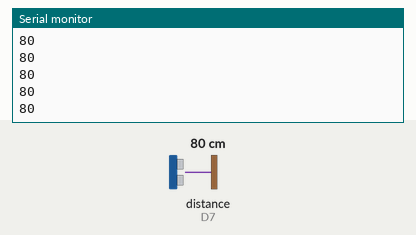
The sketch below on a simulated ESP8266 (NodeMCU). Shown: the last lines printed to the serial monitor. Wiring (inferred from the names in the program): ultrasonic range finder: trigger D6; echo D7. The test bench sets the inputs (shaded band); at power-on: distance to the obstacle (sensor on D7) 80 cm. The echo pulse lasts 58.3 µs per cm; WiFi joins after 1.5 s; servers stay silent unless stated.

Above: at 3.0 s.
3.1 s: distance to the obstacle (sensor on D7) set to 2 cm
At 3.15 s:
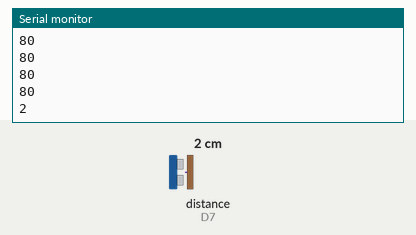
4.6 s: distance to the obstacle (sensor on D7) set to 4 cm
At 4.6 s:
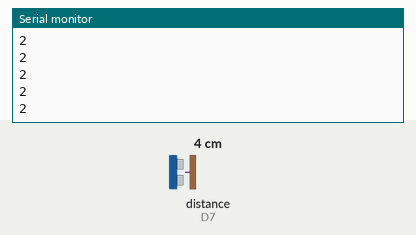
Timing chart, 0 to 7.6 s (numbered marks = the images above; inputs shaded):
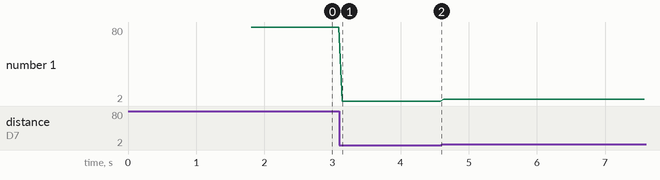

The sketch:

iot.ino
```cpp
#define BLYNK_PRINT Serial
#define echoPin D7 // Echo Pin
#define trigPin D6 // Trigger Pin
long duration, distance;
#include <ESP8266WiFi.h>
#include <BlynkSimpleEsp8266.h>
// You should get Auth Token in the Blynk App.
// Go to the Project Settings (nut icon).
char auth[] = "2d7c019024544189832a1aa885061f84";
// Your WiFi credentials.
// Set password to "" for open networks.
char ssid[] = "BRAHMANI";
char pass[] = "honey111";
BLYNK_WRITE(V1)
{
 // This command writes Arduino's uptime in seconds to Virtual Pin (1)
 Blynk.virtualWrite(V1,distance);
}
void setup()
{
 // Debug console
 Serial.begin(9600);
 pinMode(trigPin, OUTPUT);
pinMode(echoPin, INPUT);
 Blynk.begin(auth, ssid, pass);
 // You can also specify server:
 //Blynk.begin(auth, ssid, pass, "blynk-cloud.com", 80);
 //Blynk.begin(auth, ssid, pass, IPAddress(192,168,1,100), 8080);
}
void loop()
{
 digitalWrite(trigPin, LOW);
delayMicroseconds(2);
digitalWrite(trigPin, HIGH);
delayMicroseconds(10);
digitalWrite(trigPin, LOW);
duration = pulseIn(echoPin, HIGH);
//Calculate the distance (in cm) based on the speed of sound.
distance = duration/58.2;
Serial.println(distance);
//Delay 50ms before next reading.
delay(50);
Blynk.virtualWrite(V1,distance);
if(distance<=10)
{
 Blynk.notify("TANK IS FULL");
 Blynk.virtualWrite(V1,distance);
}
else if(distance>=185)
{
 Blynk.notify("TANK IS EMPTY");
 Blynk.virtualWrite(V1,distance);
}
 Blynk.run();
}
```

Measured:
- after the input at 3.1 s, the serial monitor: prints a new line at once (image 1)
- plotted number 1: 80 → 2 after the input at 3.1 s, 2 → 4 after the input at 4.6 s
